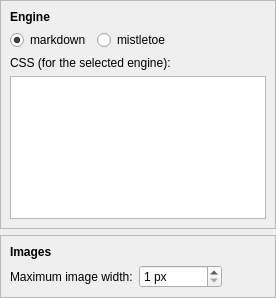
<?xml version="1.0" encoding="UTF-8"?>
<ui version="4.0">
 <class>DescriptionsPage</class>
 <widget class="QWidget" name="DescriptionsPage">
  <property name="geometry">
   <rect>
    <x>0</x>
    <y>0</y>
    <width>276</width>
    <height>298</height>
   </rect>
  </property>
  <layout class="QVBoxLayout" name="main_layout">
   <property name="leftMargin">
    <number>0</number>
   </property>
   <property name="topMargin">
    <number>0</number>
   </property>
   <property name="rightMargin">
    <number>0</number>
   </property>
   <property name="bottomMargin">
    <number>0</number>
   </property>
   <item>
    <widget class="QFrame" name="engine_frame">
     <property name="sizePolicy">
      <sizepolicy hsizetype="Preferred" vsizetype="Expanding">
       <horstretch>0</horstretch>
       <verstretch>0</verstretch>
      </sizepolicy>
     </property>
     <property name="frameShape">
      <enum>QFrame::Shape::StyledPanel</enum>
     </property>
     <property name="frameShadow">
      <enum>QFrame::Shadow::Raised</enum>
     </property>
     <layout class="QVBoxLayout" name="engine_frame_layout">
      <item>
       <widget class="QLabel" name="engine_frame_label">
        <property name="font">
         <font>
          <bold>true</bold>
         </font>
        </property>
        <property name="text">
         <string>Engine</string>
        </property>
       </widget>
      </item>
      <item>
       <layout class="QHBoxLayout" name="engine_layout">
        <item>
         <widget class="QRadioButton" name="markdown_engine_radio_button">
          <property name="text">
           <string>markdown</string>
          </property>
          <property name="checked">
           <bool>true</bool>
          </property>
         </widget>
        </item>
        <item>
         <widget class="QRadioButton" name="mistletoe_engine_radio_button">
          <property name="text">
           <string>mistletoe</string>
          </property>
         </widget>
        </item>
        <item>
         <spacer name="engine_spacer">
          <property name="orientation">
           <enum>Qt::Orientation::Horizontal</enum>
          </property>
          <property name="sizeHint" stdset="0">
           <size>
            <width>0</width>
            <height>0</height>
           </size>
          </property>
         </spacer>
        </item>
       </layout>
      </item>
      <item>
       <widget class="QLabel" name="css_label">
        <property name="text">
         <string>CSS (for the selected engine):</string>
        </property>
       </widget>
      </item>
      <item>
       <widget class="QPlainTextEdit" name="css_edit"/>
      </item>
     </layout>
    </widget>
   </item>
   <item>
    <widget class="QFrame" name="image_frame">
     <property name="sizePolicy">
      <sizepolicy hsizetype="Preferred" vsizetype="Maximum">
       <horstretch>0</horstretch>
       <verstretch>0</verstretch>
      </sizepolicy>
     </property>
     <property name="frameShape">
      <enum>QFrame::Shape::StyledPanel</enum>
     </property>
     <property name="frameShadow">
      <enum>QFrame::Shadow::Raised</enum>
     </property>
     <layout class="QVBoxLayout" name="image_frame_layout">
      <item>
       <widget class="QLabel" name="image_frame_label">
        <property name="font">
         <font>
          <bold>true</bold>
         </font>
        </property>
        <property name="text">
         <string>Images</string>
        </property>
       </widget>
      </item>
      <item>
       <layout class="QHBoxLayout" name="max_image_width_layout">
        <item>
         <widget class="QLabel" name="max_image_width_label">
          <property name="text">
           <string>Maximum image width:</string>
          </property>
         </widget>
        </item>
        <item>
         <widget class="QSpinBox" name="max_image_width_spin_box">
          <property name="suffix">
           <string> px</string>
          </property>
          <property name="minimum">
           <number>1</number>
          </property>
          <property name="maximum">
           <number>100000</number>
          </property>
         </widget>
        </item>
        <item>
         <spacer name="max_image_width_spacer">
          <property name="orientation">
           <enum>Qt::Orientation::Horizontal</enum>
          </property>
          <property name="sizeHint" stdset="0">
           <size>
            <width>0</width>
            <height>0</height>
           </size>
          </property>
         </spacer>
        </item>
       </layout>
      </item>
     </layout>
    </widget>
   </item>
   <item>
    <spacer name="bottom_spacer">
     <property name="orientation">
      <enum>Qt::Orientation::Vertical</enum>
     </property>
     <property name="sizeHint" stdset="0">
      <size>
       <width>0</width>
       <height>0</height>
      </size>
     </property>
    </spacer>
   </item>
  </layout>
 </widget>
 <resources/>
 <connections/>
</ui>
